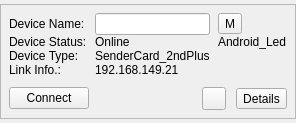
<?xml version="1.0" encoding="UTF-8"?>
<ui version="4.0">
 <class>MCCusSCListItemWidget</class>
 <widget class="QWidget" name="MCCusSCListItemWidget">
  <property name="geometry">
   <rect>
    <x>0</x>
    <y>0</y>
    <width>294</width>
    <height>121</height>
   </rect>
  </property>
  <property name="minimumSize">
   <size>
    <width>0</width>
    <height>0</height>
   </size>
  </property>
  <property name="maximumSize">
   <size>
    <width>16777215</width>
    <height>16777215</height>
   </size>
  </property>
  <property name="windowTitle">
   <string>Form</string>
  </property>
  <layout class="QVBoxLayout" name="verticalLayout_2">
   <property name="leftMargin">
    <number>0</number>
   </property>
   <property name="topMargin">
    <number>4</number>
   </property>
   <property name="rightMargin">
    <number>0</number>
   </property>
   <property name="bottomMargin">
    <number>4</number>
   </property>
   <item>
    <widget class="SCListItemFrame" name="frame">
     <property name="frameShape">
      <enum>QFrame::StyledPanel</enum>
     </property>
     <property name="frameShadow">
      <enum>QFrame::Raised</enum>
     </property>
     <layout class="QVBoxLayout" name="verticalLayout" stretch="1,0">
      <property name="spacing">
       <number>10</number>
      </property>
      <property name="leftMargin">
       <number>8</number>
      </property>
      <property name="topMargin">
       <number>8</number>
      </property>
      <property name="rightMargin">
       <number>8</number>
      </property>
      <property name="bottomMargin">
       <number>8</number>
      </property>
      <item>
       <layout class="QGridLayout" name="gridLayout" columnstretch="0,1,0" columnminimumwidth="0,0,0">
        <property name="horizontalSpacing">
         <number>8</number>
        </property>
        <property name="verticalSpacing">
         <number>0</number>
        </property>
        <item row="2" column="0">
         <widget class="QLabel" name="labelDeviceType">
          <property name="sizePolicy">
           <sizepolicy hsizetype="Preferred" vsizetype="Preferred">
            <horstretch>0</horstretch>
            <verstretch>0</verstretch>
           </sizepolicy>
          </property>
          <property name="text">
           <string>Device Type:</string>
          </property>
         </widget>
        </item>
        <item row="2" column="1">
         <widget class="QLabel" name="DeviceType">
          <property name="text">
           <string>SenderCard_2ndPlus</string>
          </property>
         </widget>
        </item>
        <item row="1" column="1">
         <widget class="QLabel" name="DeviceStatus">
          <property name="text">
           <string>Online</string>
          </property>
         </widget>
        </item>
        <item row="3" column="0">
         <widget class="QLabel" name="labelLinkInfo">
          <property name="sizePolicy">
           <sizepolicy hsizetype="Preferred" vsizetype="Preferred">
            <horstretch>0</horstretch>
            <verstretch>0</verstretch>
           </sizepolicy>
          </property>
          <property name="text">
           <string>Link Info.:</string>
          </property>
         </widget>
        </item>
        <item row="3" column="1">
         <widget class="QLabel" name="LinkInfo">
          <property name="text">
           <string>192.168.149.21</string>
          </property>
         </widget>
        </item>
        <item row="1" column="0">
         <widget class="QLabel" name="labelDeviceStatus">
          <property name="sizePolicy">
           <sizepolicy hsizetype="Preferred" vsizetype="Preferred">
            <horstretch>0</horstretch>
            <verstretch>0</verstretch>
           </sizepolicy>
          </property>
          <property name="text">
           <string>Device Status:</string>
          </property>
         </widget>
        </item>
        <item row="0" column="0">
         <widget class="QLabel" name="labelDeviceName">
          <property name="sizePolicy">
           <sizepolicy hsizetype="Preferred" vsizetype="Preferred">
            <horstretch>0</horstretch>
            <verstretch>0</verstretch>
           </sizepolicy>
          </property>
          <property name="minimumSize">
           <size>
            <width>0</width>
            <height>0</height>
           </size>
          </property>
          <property name="text">
           <string>Device Name:</string>
          </property>
         </widget>
        </item>
        <item row="0" column="2">
         <widget class="QToolButton" name="toolBtnModifyName">
          <property name="sizePolicy">
           <sizepolicy hsizetype="Fixed" vsizetype="Fixed">
            <horstretch>0</horstretch>
            <verstretch>0</verstretch>
           </sizepolicy>
          </property>
          <property name="text">
           <string>M</string>
          </property>
          <property name="popupMode">
           <enum>QToolButton::DelayedPopup</enum>
          </property>
         </widget>
        </item>
        <item row="1" column="2">
         <widget class="QLabel" name="DeviceName">
          <property name="minimumSize">
           <size>
            <width>0</width>
            <height>0</height>
           </size>
          </property>
          <property name="text">
           <string>Android_Led</string>
          </property>
         </widget>
        </item>
        <item row="0" column="1">
         <widget class="QLineEdit" name="lineEditDeviceName">
          <property name="readOnly">
           <bool>false</bool>
          </property>
          <property name="clearButtonEnabled">
           <bool>false</bool>
          </property>
         </widget>
        </item>
       </layout>
      </item>
      <item>
       <layout class="QHBoxLayout" name="horizontalLayout">
        <item>
         <widget class="QPushButton" name="btnConnect">
          <property name="text">
           <string>Connect</string>
          </property>
         </widget>
        </item>
        <item>
         <spacer name="horizontalSpacer">
          <property name="orientation">
           <enum>Qt::Horizontal</enum>
          </property>
          <property name="sizeHint" stdset="0">
           <size>
            <width>40</width>
            <height>20</height>
           </size>
          </property>
         </spacer>
        </item>
        <item>
         <widget class="QToolButton" name="toolBtnUpgrade">
          <property name="text">
           <string/>
          </property>
         </widget>
        </item>
        <item>
         <widget class="QToolButton" name="toolBtnDetails">
          <property name="text">
           <string>Details</string>
          </property>
         </widget>
        </item>
       </layout>
      </item>
     </layout>
    </widget>
   </item>
  </layout>
 </widget>
 <customwidgets>
  <customwidget>
   <class>SCListItemFrame</class>
   <extends>QFrame</extends>
   <header location="global">CustomWidget/mcelevatedclass.h</header>
   <container>1</container>
  </customwidget>
 </customwidgets>
 <resources/>
 <connections/>
</ui>
